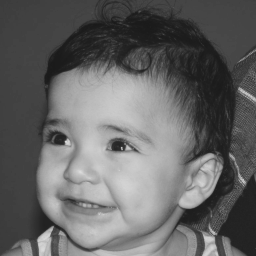
//> input picture terceira-unidade/biel.png, 256 x 256 px
$ ./co-ocorrencias biel.png   (built with g++ and OpenCV 4)
//> lines starting //> are read from the running program, lines starting //| are printed output that depends on the picture
//> further down, image is the input picture: 256 rows x 256 cols, CV_8UC1; min 26, max 219, mean 100.9
#include <iostream>
#include <opencv2/opencv.hpp>
#include <math.h>

using namespace cv;
using namespace std;

double max_Probability(Mat pij){
    double min, max;
    minMaxLoc(pij, &min, &max);
    return max;
}

float corelaction(Mat pij){
    int width = pij.cols;
    int height = pij.rows;

    float mr = 0.0, mc = 0.0, sigmaR = 0.0, sigmaC = 0.0;
    float sigmaR_sqrt = 0.0, sigmaC_sqrt = 0.0;
    int correlaction_value = 0;
    int aux = 0;
    //Calculo de mr
    for(int i = 0; i < width; i++){
        for(int j = 0; j < height; j++){
            aux = aux + pij.at<uchar>(i,j);
        }
        mr = mr + (aux * i);
    }

    int aux1 = 0;
    //Calculo de mc
    for(int j = 0; j < height; j++){
        for(int i = 0; i < width; i++){
            aux1 = aux1 + pij.at<uchar>(i,j);
        }
        mc = mc + (aux1 * j);
    }
    cout << "trolo" << endl << endl << mc << endl << mr;
    int aux2 = 0;
    //Calculo de sigmaR
    for(int i = 0; i < width; i++){
        for(int j = 0; j < height; j++){
            aux2 = aux2 + pij.at<uchar>(i,j);
        }
        sigmaR = sigmaR + (pow((i-mr), 2) * aux2);
    }
    sigmaR_sqrt = sqrt(sigmaR);

    float aux3 = 0;
    //Calculo de sigmaC
    for(int i = 0; i < width; i++){
        for(int j = 0; j < height; j++){
            aux3 = aux3 + pij.at<uchar>(i,j);
        }
        sigmaC = sigmaC + (pow((i-mc), 2) * aux3);
    }
    sigmaC_sqrt = sqrt(sigmaC);

    for(int i = 0; i < width; i++){
        for(int j = 0; j < height; j++){
            correlaction_value = correlaction_value + (((i - mr) * (j-mc) * (pij.at<uchar>(i,j))) / (sigmaR_sqrt * sigmaC_sqrt));
        }
    }

    return correlaction_value;
}

int contrast(Mat pij){
    int width = pij.cols;
    int height = pij.rows;

    int contrast_value = 0;
    for(int i = 0; i < width; i++){
        for(int j = 0; j < height; j++){
            contrast_value = contrast_value + (((pow((i-j),2))*pij.at<uchar>(i,j)));
        }
    }
    return contrast_value;
}

int uniformity(Mat pij){
    int width = pij.cols;
    int height = pij.rows;

    int uniformity_value = 0;
    for(int i = 0; i < width; i++){
        for(int j = 0; j < height; j++){
            uniformity_value = uniformity_value + ((pij.at<uchar>(i,j))^2);
        }
    }
    return uniformity_value;
}

int entropy(Mat pij){
    int width = pij.cols;
    int height = pij.rows;

    int entropy_value = 0;
    for(int i = 0; i < width; i++){
        for(int j = 0; j < height; j++){
            entropy_value = entropy_value + (pij.at<uchar>(i,j)*log(pij.at<uchar>(i,j)));
        }
    }
    return entropy_value;
}

float homogenity(Mat pij){
    int width = pij.cols;
    int height = pij.rows;

    float homogenity_value = 0.0;
    for(int i = 0; i < width; i++){
        for(int j = 0; j < height; j++){

            homogenity_value = homogenity_value + (pij.at<uchar>(i,j)/ (1 +  abs(i-j)));
        }
    }
    return homogenity_value;
}

int co_Occurrance(Mat image, int inicioregiao_x, int inicioregiao_y,
                int fimregiao_x, int fimregiao_y){
//> called with inicioregiao_x = 1, inicioregiao_y = 1, fimregiao_x = 300, fimregiao_y = 300

    int inicio_regiao_x = inicioregiao_x, inicio_regiao_y = inicioregiao_y;
    int fim_regiao_x = fimregiao_x, fim_regiao_y = fimregiao_y;

    Mat imagem;
    image.copyTo(imagem);


    /*Normalizacao da imagem por N = 32*/

    uchar N = 32;
    imagem /= N;
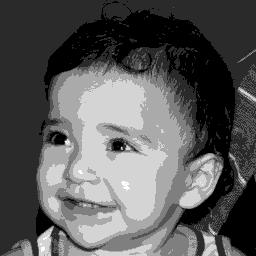
//> imagem: 256 rows x 256 cols, CV_8UC1; min 1, max 7, mean 3.13; drawn with min black and max white


    double max, min;
    minMaxLoc(imagem, &min, &max);
//> min = 1; max = 7
    cout << max << endl;
//| 7

    imshow("imagem quantizada", imagem);
    waitKey();
    cout << inicio_regiao_x << endl << inicio_regiao_y << endl << fim_regiao_x << endl << fim_regiao_y << endl;

    /*Primeiramente calculamos a matriz de co-ocorrencia da imagem original.
    A matriz de co-ocorrencia é uma matriz quadrada de tamanho RxR, onde
    R é o numero de tons de cinza da imagem, geralmente, após uma equalização*/
    int aux_vector[N] = {};
    int aux = 0;

    //ERRO: mesmo eu normalizando por 32, aparecem muitos tons de cinza, onde só deveriam aparecer tres: branco, cinza, e preto
    /* Loops para contar o valor total dos tons de cinza da imagem*/
    for(int i = inicio_regiao_x; i < fim_regiao_x; i++){
        for(int j = inicio_regiao_y; j < fim_regiao_y; j++){
            aux = imagem.at<uchar>(i,j);
            aux_vector[aux]++;
        }
    }
    int r = 8;
    // [5 lines of commented-out code are left out]

    Mat co_occurance(Size(8, 8), CV_64FC1);
    co_occurance = 0;
    int aux_occurance_x = 0, aux_occurance_y = 0;

    /*Cálculo da matriz de co-ocorrencia: 0 graus p/ direita*/
    for(int i = inicio_regiao_x; i < fim_regiao_x; i++){
        for(int j = inicio_regiao_y; j < fim_regiao_y-1; j++){
            aux_occurance_x = imagem.at<uchar>(i,j);
            aux_occurance_y = imagem.at<uchar>(i,j+1);
            // [5 lines of commented-out code are left out]
            co_occurance.at<uchar>(aux_occurance_x,aux_occurance_y)++;
        }
    }
//> after the loop, aux_occurance_x = 0; aux_occurance_y = 0
    int width = co_occurance.cols;
//> width = 8
    int height = co_occurance.rows;
//> height = 8
    int sumValues = 0;

    int aux_soma = 0;

    for(int i = 0; i < width; i++){
        for(int j = 0; j < height; j++){
            aux_soma = co_occurance.at<uchar>(i,j);
            sumValues = sumValues + aux_soma;
        }
    }
//> this loop made 8 passes
//> (aux_soma, sumValues) on passes 1 to 8: (0, 99), (0, 297), (0, 788), (1, 1337), (0, 1635), (0, 2126), (44, 2468), (68, 2574)
//> after the loop, aux_soma = 68; sumValues = 2574

    //imshow("co-ocorrencia",co_occurance);
    //waitKey();
    cout << "Soma dos Valores (sumValue)" << sumValues << endl;
//| Soma dos Valores (sumValue)2574
    cout << "Nível dos tons de cinza (r)" << r << endl;
    /*Utilizamos os valores dos pixels da imagem escolhida para
    criar uma tabela de probabilidade através de uma equação de normalização*/

    Mat probabilityTable(Size(8,8), CV_64FC1);
    int aux_prob = 0;
    for(int i = 0; i < width; i++){
        for(int j = 0; j < height; j++){
            aux_prob = co_occurance.at<uchar>(i,j);
            probabilityTable.at<uchar> (i,j) = aux_prob/sumValues;
        }
    }
//> this loop made 8 passes
//> aux_prob on passes 1 to 8: 0, 0, 0, 1, 0, 0, 44, 68
//> after the loop, aux_prob = 68

    // /* Feito isso, normalizamos a matriz de probabilidade pelo número de valores
    // diferentes na imagem original, R*/
    float aux_norm = 0.0;
    for(int i = 0; i < width; i++){
        for(int j = 0; j < height; j++){
            aux_norm = probabilityTable.at<uchar>(i,j);
            probabilityTable.at<uchar> (i,j) = aux_norm/r;
        }
    }
//> after the loop, aux_norm = 0

    double probabilidade_maxima = max_Probability(probabilityTable);

    //Erro: o resultado sempre está dando zero;
    float contraste = contrast(probabilityTable);

    float entropia = entropy(probabilityTable);
    float uniformidade = uniformity(probabilityTable);

    //Erro: o resultado sempre está dando zero;
    float homogeneidade = homogenity(probabilityTable);
    //Erro: o resultado sempre está dando -nan, o que nao faz sentido nenhum;
    float correlacao = corelaction(probabilityTable);
    cout << probabilidade_maxima << endl << contraste << endl << entropia << endl << uniformidade << endl << homogeneidade << endl << correlacao;
    return 0;
}


int main(int argc, char** argv){

    Mat image;

    int inicioregiao_x = 1, fimregiao_x = 300;
    int inicioregiao_y = 1, fimregiao_y = 300;

    image = imread(argv[1],CV_LOAD_IMAGE_GRAYSCALE);
    imshow("imagem", image);

    if(!image.data){
        std::cout << "imagem nao carregou corretamente\n";
        return(-1);
    }

    co_Occurrance(image, inicioregiao_x, inicioregiao_y, fimregiao_x, fimregiao_y);


    return 0;
}
